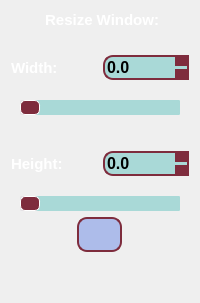
      <widget class="QWidget" name="page">
       <layout class="QVBoxLayout" name="verticalLayout_3">
        <item>
         <widget class="QLabel" name="label_2">
          <property name="styleSheet">
           <string notr="true">font-family: &quot;Comic Sans MS&quot;;
font: bold 15px;
color: white;</string>
          </property>
          <property name="text">
           <string> Resize Window:</string>
          </property>
          <property name="alignment">
           <set>Qt::AlignCenter</set>
          </property>
         </widget>
        </item>
        <item>
         <layout class="QGridLayout" name="gridLayout">
          <property name="topMargin">
           <number>20</number>
          </property>
          <property name="verticalSpacing">
           <number>20</number>
          </property>
          <item row="1" column="0" colspan="2">
           <widget class="QSlider" name="slider_width_screen">
            <property name="maximumSize">
             <size>
              <width>16777215</width>
              <height>17</height>
             </size>
            </property>
            <property name="cursor">
             <cursorShape>OpenHandCursor</cursorShape>
            </property>
            <property name="styleSheet">
             <string notr="true">QSlider::groove:horizontal {
    background: white;
	left: 9px; right: 9px;
    position: absolute; /* absolutely position 4px from the left and right of the widget. setting margins on the widget should work too... */
}
QSlider::add-page:horizontal {
    background: rgb(169, 217, 215);
   border: 1px solid rgb(169, 217, 215);
	border-radius:1px;
}
QSlider::sub-page:horizontal {
    background: rgb(237, 236, 238);
   border: 1px solid rgb(228, 226, 229);
	border-radius:1px;
}
QSlider::handle:horizontal {
background: rgb(126, 44, 61); 
border-radius:5px; 
border: 1px solid white; 
width: 18px;  
}</string>
            </property>
            <property name="maximum">
             <number>4000</number>
            </property>
            <property name="orientation">
             <enum>Qt::Horizontal</enum>
            </property>
           </widget>
          </item>
          <item row="0" column="1">
           <widget class="QDoubleSpinBox" name="doubleSpinBox_width_screen">
            <property name="maximumSize">
             <size>
              <width>100</width>
              <height>30</height>
             </size>
            </property>
            <property name="cursor">
             <cursorShape>PointingHandCursor</cursorShape>
            </property>
            <property name="styleSheet">
             <string notr="true">QDoubleSpinBox {
	border: 2px solid rgb(126, 44, 61); ;
	border-radius: 10px;
	background: rgb(169, 217, 215);
	font: bold 16px;
	color: black;
	font-family: &quot;Comic Sans MS&quot;;
 }
 QDoubleSpinBox::up-button {
	 subcontrol-origin: border;
     subcontrol-position: top right;
	background: rgb(126, 44, 61);
     height: 11px;
	width: 14px;
 }
 QDoubleSpinBox::down-button {
     subcontrol-origin: border;
     subcontrol-position: bottom right;
	background: rgb(126, 44, 61);
	height: 11px;
	width: 14px;
 }
QDoubleSpinBox::down-button:hover {
    background-color: lightgray;
}
QDoubleSpinBox::up-button:hover {
    background-color: lightgray;
}
QDoubleSpinBox::down-button:pressed {
    background-color: qlineargradient(x1: 0, y1: 0, x2: 0, y2: 1,
                                      stop: 0 #BEBEBE, stop: 1 #D7D7D7);
}
QDoubleSpinBox::up-button:pressed {
    background-color: qlineargradient(x1: 0, y1: 0, x2: 0, y2: 1,
                                      stop: 0 #BEBEBE, stop: 1 #D7D7D7);
}</string>
            </property>
            <property name="decimals">
             <number>1</number>
            </property>
            <property name="maximum">
             <double>4000.000000000000000</double>
            </property>
            <property name="singleStep">
             <double>10.000000000000000</double>
            </property>
           </widget>
          </item>
          <item row="0" column="0">
           <widget class="QLabel" name="label_3">
            <property name="styleSheet">
             <string notr="true">font-family: &quot;Comic Sans MS&quot;;
font: bold 15px;
color: white;</string>
            </property>
            <property name="text">
             <string>Width:</string>
            </property>
           </widget>
          </item>
         </layout>
        </item>
        <item>
         <layout class="QGridLayout" name="gridLayout_3">
          <property name="topMargin">
           <number>30</number>
          </property>
          <property name="verticalSpacing">
           <number>20</number>
          </property>
          <item row="0" column="0">
           <widget class="QLabel" name="label_4">
            <property name="styleSheet">
             <string notr="true">font-family: &quot;Comic Sans MS&quot;;
font: bold 15px;
color: white;</string>
            </property>
            <property name="text">
             <string>Height:</string>
            </property>
           </widget>
          </item>
          <item row="0" column="1">
           <widget class="QDoubleSpinBox" name="doubleSpinBox_height_screen">
            <property name="maximumSize">
             <size>
              <width>100</width>
              <height>30</height>
             </size>
            </property>
            <property name="cursor">
             <cursorShape>PointingHandCursor</cursorShape>
            </property>
            <property name="styleSheet">
             <string notr="true">QDoubleSpinBox {
	border: 2px solid rgb(126, 44, 61); ;
	border-radius: 10px;
	background: rgb(169, 217, 215);
	font: bold 16px;
	color: black;
	font-family: &quot;Comic Sans MS&quot;;
 }
 QDoubleSpinBox::up-button {
	 subcontrol-origin: border;
     subcontrol-position: top right;
	background: rgb(126, 44, 61);
     height: 11px;
	width: 14px;
 }
 QDoubleSpinBox::down-button {
     subcontrol-origin: border;
     subcontrol-position: bottom right;
	background: rgb(126, 44, 61);
	height: 11px;
	width: 14px;
 }
QDoubleSpinBox::down-button:hover {
    background-color: lightgray;
}
QDoubleSpinBox::up-button:hover {
    background-color: lightgray;
}
QDoubleSpinBox::down-button:pressed {
    background-color: qlineargradient(x1: 0, y1: 0, x2: 0, y2: 1,
                                      stop: 0 #BEBEBE, stop: 1 #D7D7D7);
}
QDoubleSpinBox::up-button:pressed {
    background-color: qlineargradient(x1: 0, y1: 0, x2: 0, y2: 1,
                                      stop: 0 #BEBEBE, stop: 1 #D7D7D7);
}</string>
            </property>
            <property name="decimals">
             <number>1</number>
            </property>
            <property name="maximum">
             <double>4000.000000000000000</double>
            </property>
            <property name="singleStep">
             <double>10.000000000000000</double>
            </property>
           </widget>
          </item>
          <item row="1" column="0" colspan="2">
           <widget class="QSlider" name="slider_height_screen">
            <property name="maximumSize">
             <size>
              <width>16777215</width>
              <height>17</height>
             </size>
            </property>
            <property name="cursor">
             <cursorShape>OpenHandCursor</cursorShape>
            </property>
            <property name="styleSheet">
             <string notr="true">QSlider::groove:horizontal {
    background: white;
	left: 9px; right: 9px;
    position: absolute; /* absolutely position 4px from the left and right of the widget. setting margins on the widget should work too... */
}
QSlider::add-page:horizontal {
    background: rgb(169, 217, 215);
   border: 1px solid rgb(169, 217, 215);
	border-radius:1px;
}
QSlider::sub-page:horizontal {
    background: rgb(237, 236, 238);
   border: 1px solid rgb(228, 226, 229);
	border-radius:1px;
}
QSlider::handle:horizontal {
background: rgb(126, 44, 61); 
border-radius:5px; 
border: 1px solid white; 
width: 18px;  
}</string>
            </property>
            <property name="maximum">
             <number>4000</number>
            </property>
            <property name="orientation">
             <enum>Qt::Horizontal</enum>
            </property>
           </widget>
          </item>
         </layout>
        </item>
        <item>
         <layout class="QHBoxLayout" name="horizontalLayout_18">
          <property name="leftMargin">
           <number>0</number>
          </property>
          <property name="topMargin">
           <number>0</number>
          </property>
          <item>
           <widget class="QToolButton" name="toolButton_resize_screen">
            <property name="minimumSize">
             <size>
              <width>45</width>
              <height>35</height>
             </size>
            </property>
            <property name="cursor">
             <cursorShape>PointingHandCursor</cursorShape>
            </property>
            <property name="styleSheet">
             <string notr="true">QToolButton {
border-radius: 10px;
border: 2px solid rgb(126, 44, 61); 
background-color: rgba(166, 182, 233, 232);
}
QToolButton:pressed {
    background-color: qlineargradient(x1: 0, y1: 0, x2: 0, y2: 1,
                                      stop: 0 #BEBEBE, stop: 1 #D7D7D7);
}
QToolButton:hover {
	border: 2px solid black;
}</string>
            </property>
            <property name="text">
             <string/>
            </property>
            <property name="icon">
             <iconset resource="../icons.qrc">
              <normaloff>:/icons_ui/drivers.png</normaloff>:/icons_ui/drivers.png</iconset>
            </property>
            <property name="iconSize">
             <size>
              <width>25</width>
              <height>25</height>
             </size>
            </property>
           </widget>
          </item>
         </layout>
        </item>
        <item>
         <spacer name="verticalSpacer_2">
          <property name="orientation">
           <enum>Qt::Vertical</enum>
          </property>
          <property name="sizeHint" stdset="0">
           <size>
            <width>20</width>
            <height>40</height>
           </size>
          </property>
         </spacer>
        </item>
       </layout>
      </widget>
